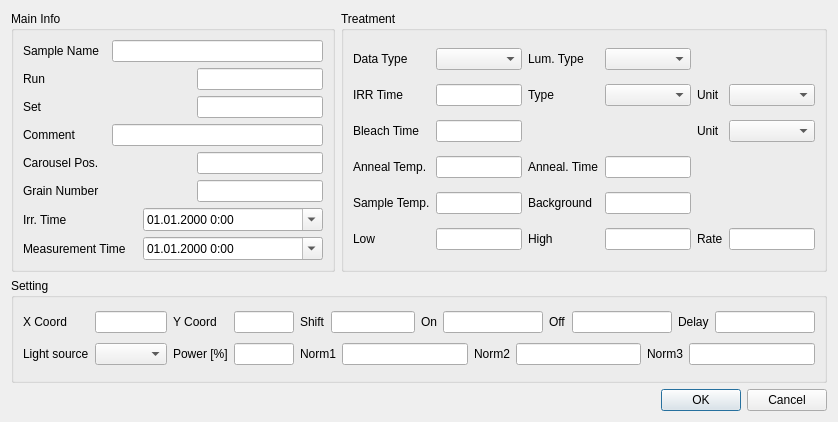
<?xml version="1.0" encoding="UTF-8"?>
<ui version="4.0">
 <class>Info</class>
 <widget class="QDialog" name="Info">
  <property name="geometry">
   <rect>
    <x>0</x>
    <y>0</y>
    <width>838</width>
    <height>422</height>
   </rect>
  </property>
  <property name="windowTitle">
   <string>Dialog</string>
  </property>
  <layout class="QGridLayout" name="gridLayout_4">
   <item row="0" column="0">
    <widget class="QGroupBox" name="groupBox">
     <property name="title">
      <string>Main Info</string>
     </property>
     <layout class="QGridLayout" name="gridLayout">
      <item row="0" column="0" colspan="2">
       <widget class="QLabel" name="label">
        <property name="toolTip">
         <string>Enter 20 character sample name</string>
        </property>
        <property name="text">
         <string>Sample Name</string>
        </property>
       </widget>
      </item>
      <item row="1" column="0">
       <widget class="QLabel" name="label_2">
        <property name="toolTip">
         <string>Run number within the sequence</string>
        </property>
        <property name="text">
         <string>Run</string>
        </property>
       </widget>
      </item>
      <item row="2" column="0">
       <widget class="QLabel" name="label_3">
        <property name="toolTip">
         <string>Set number in the sequence</string>
        </property>
        <property name="text">
         <string>Set</string>
        </property>
       </widget>
      </item>
      <item row="2" column="1" colspan="4">
       <spacer name="horizontalSpacer_2">
        <property name="orientation">
         <enum>Qt::Horizontal</enum>
        </property>
        <property name="sizeHint" stdset="0">
         <size>
          <width>109</width>
          <height>20</height>
         </size>
        </property>
       </spacer>
      </item>
      <item row="2" column="5">
       <widget class="QLineEdit" name="lineEdit_3"/>
      </item>
      <item row="3" column="0">
       <widget class="QLabel" name="label_6">
        <property name="text">
         <string>Comment</string>
        </property>
       </widget>
      </item>
      <item row="4" column="0" colspan="2">
       <widget class="QLabel" name="label_4">
        <property name="toolTip">
         <string>Sample position on the carousel</string>
        </property>
        <property name="text">
         <string>Carousel Pos.</string>
        </property>
       </widget>
      </item>
      <item row="5" column="0" colspan="2">
       <widget class="QLabel" name="label_5">
        <property name="toolTip">
         <string>Grain number on a single grain disc</string>
        </property>
        <property name="text">
         <string>Grain Number</string>
        </property>
       </widget>
      </item>
      <item row="6" column="0">
       <widget class="QLabel" name="label_31">
        <property name="text">
         <string>Irr. Time</string>
        </property>
       </widget>
      </item>
      <item row="6" column="3" colspan="3">
       <widget class="QDateTimeEdit" name="dateTimeEdit_2">
        <property name="displayFormat">
         <string>dd.MM.yyyy H:mm</string>
        </property>
        <property name="calendarPopup">
         <bool>true</bool>
        </property>
       </widget>
      </item>
      <item row="7" column="0" colspan="3">
       <widget class="QLabel" name="label_7">
        <property name="text">
         <string>Measurement Time</string>
        </property>
       </widget>
      </item>
      <item row="7" column="3" colspan="3">
       <widget class="QDateTimeEdit" name="dateTimeEdit">
        <property name="displayFormat">
         <string>dd.MM.yyyy H:mm</string>
        </property>
        <property name="calendarPopup">
         <bool>true</bool>
        </property>
       </widget>
      </item>
      <item row="3" column="2" colspan="4">
       <widget class="QLineEdit" name="lineEdit_6"/>
      </item>
      <item row="0" column="2" colspan="4">
       <widget class="QLineEdit" name="lineEdit"/>
      </item>
      <item row="1" column="5">
       <widget class="QLineEdit" name="lineEdit_2"/>
      </item>
      <item row="1" column="1" colspan="4">
       <spacer name="horizontalSpacer">
        <property name="orientation">
         <enum>Qt::Horizontal</enum>
        </property>
        <property name="sizeHint" stdset="0">
         <size>
          <width>40</width>
          <height>20</height>
         </size>
        </property>
       </spacer>
      </item>
      <item row="4" column="5">
       <widget class="QLineEdit" name="lineEdit_4"/>
      </item>
      <item row="5" column="5">
       <widget class="QLineEdit" name="lineEdit_5"/>
      </item>
      <item row="5" column="2" colspan="3">
       <spacer name="horizontalSpacer_4">
        <property name="orientation">
         <enum>Qt::Horizontal</enum>
        </property>
        <property name="sizeHint" stdset="0">
         <size>
          <width>79</width>
          <height>20</height>
         </size>
        </property>
       </spacer>
      </item>
      <item row="4" column="2" colspan="3">
       <spacer name="horizontalSpacer_3">
        <property name="orientation">
         <enum>Qt::Horizontal</enum>
        </property>
        <property name="sizeHint" stdset="0">
         <size>
          <width>79</width>
          <height>20</height>
         </size>
        </property>
       </spacer>
      </item>
     </layout>
    </widget>
   </item>
   <item row="0" column="1">
    <widget class="QGroupBox" name="groupBox_2">
     <property name="title">
      <string>Treatment</string>
     </property>
     <layout class="QGridLayout" name="gridLayout_2">
      <item row="4" column="2" colspan="2">
       <widget class="QLabel" name="label_15">
        <property name="toolTip">
         <string>Annealing time</string>
        </property>
        <property name="text">
         <string>Anneal. Time</string>
        </property>
       </widget>
      </item>
      <item row="4" column="4">
       <widget class="QLineEdit" name="lineEdit_14"/>
      </item>
      <item row="7" column="4">
       <widget class="QLineEdit" name="lineEdit_15"/>
      </item>
      <item row="7" column="1">
       <widget class="QLineEdit" name="lineEdit_10"/>
      </item>
      <item row="8" column="4">
       <widget class="QLineEdit" name="lineEdit_12"/>
      </item>
      <item row="7" column="2">
       <widget class="QLabel" name="label_16">
        <property name="toolTip">
         <string>Background level per channel</string>
        </property>
        <property name="text">
         <string>Background</string>
        </property>
       </widget>
      </item>
      <item row="1" column="0">
       <widget class="QLabel" name="label_9">
        <property name="toolTip">
         <string>Irradiation time</string>
        </property>
        <property name="text">
         <string>IRR Time</string>
        </property>
       </widget>
      </item>
      <item row="8" column="6">
       <widget class="QLineEdit" name="lineEdit_13"/>
      </item>
      <item row="8" column="1">
       <widget class="QLineEdit" name="lineEdit_11"/>
      </item>
      <item row="0" column="0">
       <widget class="QLabel" name="label_8">
        <property name="toolTip">
         <string>Pick a data type from the list</string>
        </property>
        <property name="text">
         <string>Data Type</string>
        </property>
       </widget>
      </item>
      <item row="8" column="2">
       <widget class="QLabel" name="label_18">
        <property name="toolTip">
         <string>High (temprature, time, wavelength)</string>
        </property>
        <property name="text">
         <string>High</string>
        </property>
       </widget>
      </item>
      <item row="2" column="0">
       <widget class="QLabel" name="label_12">
        <property name="toolTip">
         <string>Bleaching time</string>
        </property>
        <property name="text">
         <string>Bleach Time</string>
        </property>
       </widget>
      </item>
      <item row="8" column="0">
       <widget class="QLabel" name="label_17">
        <property name="toolTip">
         <string>Low (temperature,time,wavelength)</string>
        </property>
        <property name="text">
         <string>Low</string>
        </property>
       </widget>
      </item>
      <item row="0" column="2" colspan="2">
       <widget class="QLabel" name="label_21">
        <property name="toolTip">
         <string>Luminiscence type (pick one from the list)</string>
        </property>
        <property name="text">
         <string>Lum. Type</string>
        </property>
       </widget>
      </item>
      <item row="8" column="5">
       <widget class="QLabel" name="label_19">
        <property name="toolTip">
         <string>Rate (heating, scan)</string>
        </property>
        <property name="text">
         <string>Rate</string>
        </property>
       </widget>
      </item>
      <item row="1" column="2">
       <widget class="QLabel" name="label_10">
        <property name="toolTip">
         <string>Irradiation type (pick one from list)</string>
        </property>
        <property name="text">
         <string>Type</string>
        </property>
       </widget>
      </item>
      <item row="2" column="1">
       <widget class="QLineEdit" name="lineEdit_8"/>
      </item>
      <item row="4" column="0">
       <widget class="QLabel" name="label_13">
        <property name="toolTip">
         <string>Annealing temperature [Celsius]</string>
        </property>
        <property name="text">
         <string>Anneal Temp.</string>
        </property>
       </widget>
      </item>
      <item row="7" column="0">
       <widget class="QLabel" name="label_14">
        <property name="toolTip">
         <string>Sample temperature [Celsius]</string>
        </property>
        <property name="text">
         <string>Sample Temp.</string>
        </property>
       </widget>
      </item>
      <item row="4" column="1">
       <widget class="QLineEdit" name="lineEdit_9"/>
      </item>
      <item row="1" column="5">
       <widget class="QLabel" name="label_11">
        <property name="toolTip">
         <string>Irradiation unit (pick one from list)</string>
        </property>
        <property name="text">
         <string>Unit</string>
        </property>
       </widget>
      </item>
      <item row="1" column="4">
       <widget class="QComboBox" name="comboBox"/>
      </item>
      <item row="1" column="6">
       <widget class="QComboBox" name="comboBox_2"/>
      </item>
      <item row="2" column="6">
       <widget class="QComboBox" name="comboBox_3"/>
      </item>
      <item row="0" column="1">
       <widget class="QComboBox" name="comboBox_4"/>
      </item>
      <item row="1" column="1">
       <widget class="QLineEdit" name="lineEdit_17"/>
      </item>
      <item row="0" column="4">
       <widget class="QComboBox" name="comboBox_6"/>
      </item>
      <item row="2" column="5">
       <widget class="QLabel" name="label_20">
        <property name="toolTip">
         <string>Bleach unit (pick one from list)</string>
        </property>
        <property name="text">
         <string>Unit</string>
        </property>
       </widget>
      </item>
     </layout>
    </widget>
   </item>
   <item row="1" column="0" colspan="2">
    <widget class="QGroupBox" name="groupBox_3">
     <property name="title">
      <string>Setting</string>
     </property>
     <layout class="QGridLayout" name="gridLayout_3">
      <item row="2" column="0">
       <widget class="QLabel" name="label_25">
        <property name="toolTip">
         <string>Light source used for illumination</string>
        </property>
        <property name="statusTip">
         <string>Light source used for illumination</string>
        </property>
        <property name="text">
         <string>Light source</string>
        </property>
       </widget>
      </item>
      <item row="2" column="1">
       <widget class="QComboBox" name="comboBox_5"/>
      </item>
      <item row="2" column="2">
       <widget class="QLabel" name="label_26">
        <property name="toolTip">
         <string>Power used for optical stimulation</string>
        </property>
        <property name="text">
         <string>Power [%]</string>
        </property>
       </widget>
      </item>
      <item row="2" column="3">
       <widget class="QLineEdit" name="lineEdit_26"/>
      </item>
      <item row="1" column="1">
       <widget class="QLineEdit" name="lineEdit_16"/>
      </item>
      <item row="1" column="3">
       <widget class="QLineEdit" name="lineEdit_27"/>
      </item>
      <item row="1" column="2">
       <widget class="QLabel" name="label_23">
        <property name="toolTip">
         <string>Y coordinate of this grain</string>
        </property>
        <property name="text">
         <string>Y Coord</string>
        </property>
       </widget>
      </item>
      <item row="1" column="0">
       <widget class="QLabel" name="label_22">
        <property name="acceptDrops">
         <bool>true</bool>
        </property>
        <property name="toolTip">
         <string>X coordinate of this grain</string>
        </property>
        <property name="statusTip">
         <string>X coordinate of this grain</string>
        </property>
        <property name="text">
         <string>X Coord</string>
        </property>
       </widget>
      </item>
      <item row="2" column="4">
       <layout class="QHBoxLayout" name="horizontalLayout_2">
        <item>
         <widget class="QLabel" name="label_38">
          <property name="toolTip">
           <string>Normalization factor (1)</string>
          </property>
          <property name="text">
           <string>Norm1</string>
          </property>
         </widget>
        </item>
        <item>
         <widget class="QLineEdit" name="lineEdit_32"/>
        </item>
        <item>
         <widget class="QLabel" name="label_39">
          <property name="toolTip">
           <string>Normalization factor (2)</string>
          </property>
          <property name="text">
           <string>Norm2</string>
          </property>
         </widget>
        </item>
        <item>
         <widget class="QLineEdit" name="lineEdit_33"/>
        </item>
        <item>
         <widget class="QLabel" name="label_40">
          <property name="toolTip">
           <string>Normalization factor (3)</string>
          </property>
          <property name="text">
           <string>Norm3</string>
          </property>
         </widget>
        </item>
        <item>
         <widget class="QLineEdit" name="lineEdit_34"/>
        </item>
       </layout>
      </item>
      <item row="1" column="4">
       <layout class="QHBoxLayout" name="horizontalLayout_4">
        <item>
         <layout class="QHBoxLayout" name="horizontalLayout_3">
          <item>
           <widget class="QLabel" name="label_24">
            <property name="toolTip">
             <string>Number of channels to shift data</string>
            </property>
            <property name="statusTip">
             <string>Number of channels to shift data</string>
            </property>
            <property name="text">
             <string>Shift</string>
            </property>
           </widget>
          </item>
          <item>
           <widget class="QLineEdit" name="lineEdit_18"/>
          </item>
         </layout>
        </item>
        <item>
         <layout class="QHBoxLayout" name="horizontalLayout">
          <item>
           <widget class="QLabel" name="label_35">
            <property name="toolTip">
             <string>TOL &quot;on&quot; channels</string>
            </property>
            <property name="text">
             <string>On</string>
            </property>
           </widget>
          </item>
          <item>
           <widget class="QLineEdit" name="lineEdit_29"/>
          </item>
          <item>
           <widget class="QLabel" name="label_36">
            <property name="toolTip">
             <string>TOL &quot;of&quot; channels </string>
            </property>
            <property name="text">
             <string>Off</string>
            </property>
           </widget>
          </item>
          <item>
           <widget class="QLineEdit" name="lineEdit_30"/>
          </item>
          <item>
           <widget class="QLabel" name="label_37">
            <property name="toolTip">
             <string>TOL Delay channels</string>
            </property>
            <property name="text">
             <string>Delay</string>
            </property>
           </widget>
          </item>
          <item>
           <widget class="QLineEdit" name="lineEdit_31"/>
          </item>
         </layout>
        </item>
       </layout>
      </item>
     </layout>
    </widget>
   </item>
   <item row="2" column="1">
    <widget class="QDialogButtonBox" name="buttonBox">
     <property name="standardButtons">
      <set>QDialogButtonBox::Cancel|QDialogButtonBox::Ok</set>
     </property>
    </widget>
   </item>
  </layout>
 </widget>
 <resources/>
 <connections>
  <connection>
   <sender>buttonBox</sender>
   <signal>accepted()</signal>
   <receiver>Info</receiver>
   <slot>accept()</slot>
   <hints>
    <hint type="sourcelabel">
     <x>662</x>
     <y>406</y>
    </hint>
    <hint type="destinationlabel">
     <x>386</x>
     <y>216</y>
    </hint>
   </hints>
  </connection>
  <connection>
   <sender>buttonBox</sender>
   <signal>rejected()</signal>
   <receiver>Info</receiver>
   <slot>reject()</slot>
   <hints>
    <hint type="sourcelabel">
     <x>662</x>
     <y>406</y>
    </hint>
    <hint type="destinationlabel">
     <x>386</x>
     <y>216</y>
    </hint>
   </hints>
  </connection>
 </connections>
</ui>
